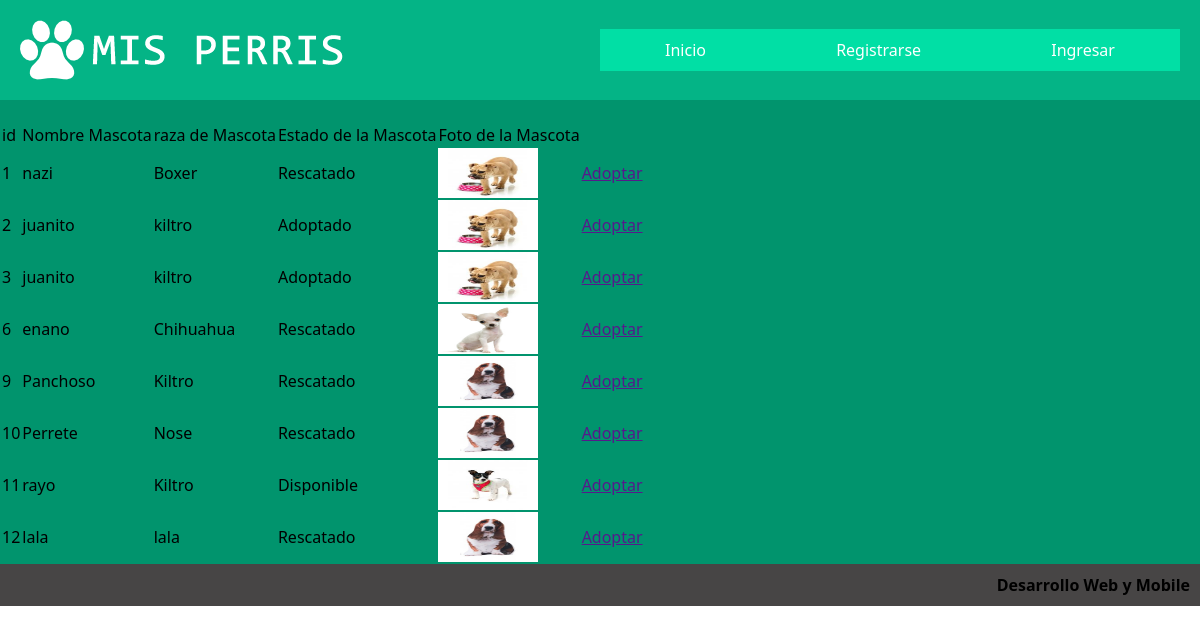
/ListaPerros/, run on the app's committed database.
### Sistema/models.py (models this page shows)
class Mascota(models.Model):
    fichaMascota=models.AutoField(primary_key=True)
    fotoMascota=models.ImageField(upload_to='./media/')
    nombreMascota=models.CharField(max_length=50 ,blank=False,null=False)
    razaMascota=models.CharField(max_length=50,blank=False,null=False)
    descripcion=models.CharField(max_length=255)
    estadoMascota=models.CharField(max_length=30,default="Rescatado")

### Sistema/views.py (the view)
# urls.py: url(r'^ListaPerros/$',views.ListaPerros,name="ListaPerros"),
def ListaPerros(request):
    mascotas=Mascota.objects.all()
    if request.user.is_staff:
        return render(request,"ListaPerros.html",{'mascotas':mascotas,})
    else:
        return render(request,"ListaPerrosUsu.html",{'mascotas':mascotas,})

### Sistema/templates/ListaPerrosUsu.html
{%extends 'maqueta.html'%}
{% block Lista %}
{% if mascotas %}
<table>
    <tr>
        <td>id</td><td>Nombre Mascota</td><td>raza de Mascota</td><td>Estado de la Mascota</td><td>Foto de la Mascota</td>
    </tr>
    {% for m in mascotas %}
    <tr>
        <td>{{ m.fichaMascota}}    </td><td>{{ m.nombreMascota}}    </td><td>{{ m.razaMascota}}    </td><td>  {{ m.estadoMascota }}</td><td class="foto"><img src="{{m.fotoMascota.url}}" width="100px" height="50px"></td><td><a href="">Adoptar</a></td>
    </tr>
    {% endfor %}
    <br>
</table>
{% else %}
<h2>No hay Mascotas registrados</h2>
{% endif %}
{% endblock %}

### Sistema/templates/maqueta.html (shortened to what this page needs)
{% load staticfiles %}
<html lang="es">
    <head>
        <link rel="stylesheet" href="{% static 'css/maqueta.css' %}">
    </head>
    <body>
		<header>
			<div class="logo">
				<a href="/index/"><img src="{% static 'imagenes/logo/logo.png' %}" alt="Logo"></a>
            </div>
            {% if request.user.is_authenticated %}
                {% if request.user.is_staff %}
                    <nav>
                        <a href="/index/">Inicio</a>
                        <a href="/gestionUsuario/">Gestion de Usuarios</a>
                        <a href="/gestionMascota/">Gestion de Mascotas</a>
                        <a href="/salir/">Salir</a>
                    </nav>
                {% else %}
                    <nav>
                        <a href="/index/">Inicio</a>
                        <a href="/ListaPerrosUsu/">Lista de Perritos</a>
                        <a href="/salir/">Salir</a>
                    </nav>
                {% endif%}
            {% else %}
                <nav>
				    <a href="/index/">Inicio</a>
				    <a href="/registro/">Registrarse</a>
				    <a href="/login/">Ingresar</a>
			    </nav>
            {% endif%}
        </header>
        <section>
            <div class="contenedor">
                <div class="lista">
                    {% block Lista%}
                    {% endblock %}
                </div><br>
            </div>
        </section>
    </body>
    <footer>
        <H4 align="right">Desarrollo Web y Mobile</H4>
    </footer>
</html>

### Sistema/static/css/maqueta.css (style rules this page uses)
* { margin: 0; padding: 0; font-family:'Segoe UI'; box-sizing: border-box; }
.contenedor { background:rgb(1, 148, 109); width: 100%; margin:auto; display:flex; flex-flow:row wrap; }
body { background:#fff; color: black; }
header { width:100%; padding:20px; background: #04B486; display: flex; justify-content:space-between; align-items:center; flex-direction:row; flex-wrap:wrap; }
header .logo { color:#fff; font-size:30px; }
header .logo img { width:100%; vertical-align: top; }
header nav { width:50%; display:flex; flex-direction:row; align-items:center; }
header nav a { background:#01DFA5; color:#fff; text-align: center; text-decoration: none; padding:10px; flex-grow:1; }
footer { width: 100%; background:rgb(71, 69, 69); padding:10px; }

### data on the page
Mascota: fichaMascota "1", nombreMascota "nazi", razaMascota "Boxer", estadoMascota "Rescatado", fotoMascota (picture)
Mascota: fichaMascota "2", nombreMascota "juanito", razaMascota "kiltro", estadoMascota "Adoptado", fotoMascota (picture)
Mascota: fichaMascota "3", nombreMascota "juanito", razaMascota "kiltro", estadoMascota "Adoptado", fotoMascota (picture)
Mascota: fichaMascota "6", nombreMascota "enano", razaMascota "Chihuahua", estadoMascota "Rescatado", fotoMascota (picture)
Mascota: fichaMascota "9", nombreMascota "Panchoso", razaMascota "Kiltro", estadoMascota "Rescatado", fotoMascota (picture)
Mascota: fichaMascota "10", nombreMascota "Perrete", razaMascota "Nose", estadoMascota "Rescatado", fotoMascota (picture)
Mascota: fichaMascota "11", nombreMascota "rayo", razaMascota "Kiltro", estadoMascota "Disponible", fotoMascota (picture)
Mascota: fichaMascota "12", nombreMascota "lala", razaMascota "lala", estadoMascota "Rescatado", fotoMascota (picture)
